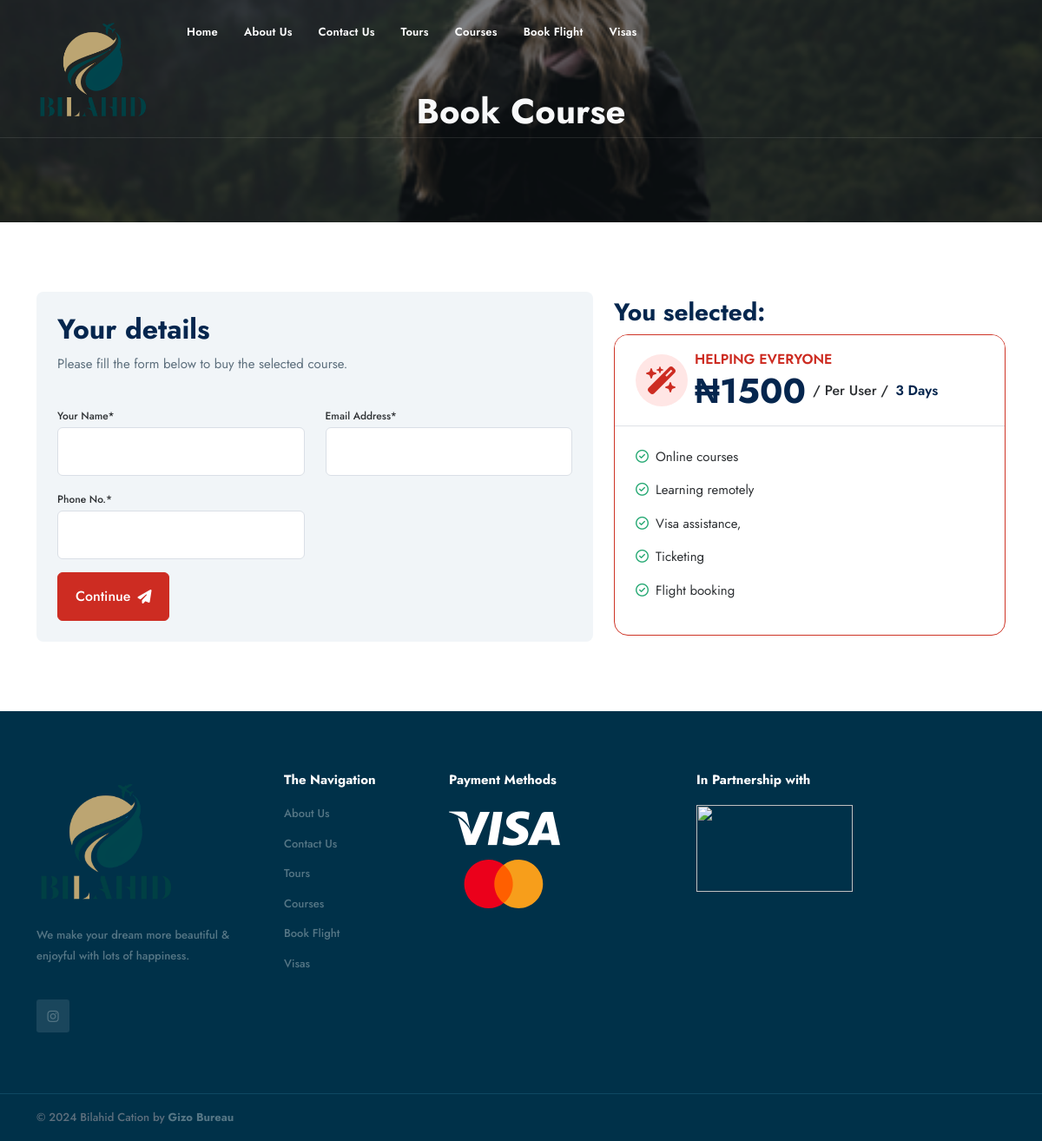
/course/helping-everyone, run on the app's committed database.
### travel/models.py (models this page shows, shortened)
class Course(models.Model):
    slug = models.SlugField(max_length=150, blank=True, null=True)
    name = models.CharField(max_length=150)
    duration = models.IntegerField()
    price = models.IntegerField()
    detail_1 = models.CharField(max_length=150)
    detail_2 = models.CharField(max_length=150)
    detail_3 = models.CharField(max_length=150)
    detail_4 = models.CharField(max_length=150)
    detail_5 = models.CharField(max_length=150, blank=True, null=True)
    detail_6 = models.CharField(max_length=150, blank=True, null=True)
    detail_7 = models.CharField(max_length=150, blank=True, null=True)
    detail_8 = models.CharField(max_length=150, blank=True, null=True)

### travel/views.py (the view, shortened to what this page needs)
# urls.py: path('course/<slug>', views.course_booking, name="course-booking"),
def course_booking(request, slug):
    course = Course.objects.get(slug=slug)
    return render(request, "course_pricing_form.html", {'course': course})

### templates/course_pricing_form.html (shortened to what this page needs)
{% extends "base.html" %}
{% load static %}
{% block content %}
		<section class="bg-cover position-relative" style="background:url({% static 'images/background.png' %})no-repeat;" data-overlay="5">
			<div class="container">
				<div class="row align-items-center justify-content-center">
					<div class="col-xl-7 col-lg-9 col-md-12">
						<div class="fpc-capstion text-center my-4">
							<div class="fpc-captions">
								<h1 class="xl-heading text-light">Book Course</h1>
							</div>
						</div>
					</div>
				</div>
			</div>
		</section>
		<section>
			<div class="container">
				<div class="row align-items-center justify-content-between g-4">
					<div class="col-xl-7 col-lg-7 col-md-12">
						<div class="contactForm gray-simple p-4 rounded-3">
							<form method="post">
								<div class="row align-items-center">
									<div class="col-xl-12 col-lg-12 col-md-12">
										<div class="touch-block d-flex flex-column mb-4">
											<h2>Your details</h2>
											<p>Please fill the form below to buy the selected course. </p>
										</div>
									</div>
									<div class="col-xl-6 col-lg-6 col-md-6">
										<div class="form-group">
											<label class="form-label">Your Name*</label>
											<input required="True" type="text" name="name" class="form-control">
										</div>
									</div>
									<div class="col-xl-6 col-lg-6 col-md-6">
										<div class="form-group">
											<label class="form-label">Email Address*</label>
											<input required="True" type="email" name="email" class="form-control">
										</div>
									</div>
									<div class="col-xl-6 col-lg-6 col-md-6">
										<div class="form-group">
											<label class="form-label">Phone No.*</label>
											<input required="True" type="text" name="phone" class="form-control">
										</div>
									</div>
									<div class="col-xl-12 col-lg-12 col-md-12">
										<div class="form-group mb-0">
											<button type="submit" class="btn fw-medium btn-primary">Continue<i
													class="fa-solid fa-paper-plane ms-2"></i></button>
										</div>
									</div>
								</div>
							</form>
						</div>
					</div>
					<div class="col-xl-5 col-lg-5 col-md-12">
						<h3> You selected: </h3>
						<div class="card border border-danger rounded-4">
							<div class="card-header d-flex justify-content-start align-items-center border-bottom py-3 px-4">
								<span class="square--60 circle bg-light-primary" data-bs-toggle="tooltip" data-bs-placement="top"
									aria-label="Most Popular" data-bs-original-title="Most Popular">
									<i class="fa-solid fa-wand-magic-sparkles fs-2 text-primary"></i>
								</span>
								<div class="ps-2">
									<h6 class="text-uppercase fw-semibold text-primary lh-base">{{course.name|title}}</h6>
									<div class="hstack gap-2">
										<div class="prcs-currency text-center">
											<h2 class="fs-1 pricingtable__highlight js-montlypricing mb-0">₦{{course.price}}</h2>
										</div>
										<span class="h6 mb-0">/ Per User /</span>
										<h5>{{course.duration}} Days </h5>
									</div>
								</div>
							</div>
							<div class="card-body p-4">
								<ul class="list-unstyled mb-0">
									<li class="mb-3"><i class="fa-regular fa-circle-check text-success me-2"></i>{{course.detail_1|capfirst}}
									</li>
									<li class="mb-3"><i class="fa-regular fa-circle-check text-success me-2"></i>{{course.detail_2|capfirst}}
									</li>
									<li class="mb-3"><i class="fa-regular fa-circle-check text-success me-2"></i>{{course.detail_3|capfirst}}
									</li>
									<li class="mb-3"><i class="fa-regular fa-circle-check text-success me-2"></i>{{course.detail_4|capfirst}}
									</li>
									{% if course.detail_5 %}
									<li class="mb-3"><i class="fa-regular fa-circle-check text-success me-2"></i>{{course.detail_5|capfirst}}
									</li>
									{% endif %}
								</ul>
							</div>
						</div>
					</div>
					<br>
					</div>
				</div>
		</section>
{% endblock content %}

### data on the page
Course: name "HELPING EVERYONE", price "1500", duration "3", detail_1 "Online courses", detail_2 "Learning remotely", detail_3 "Visa assistance,", detail_4 "Ticketing", detail_5 "Flight booking"
